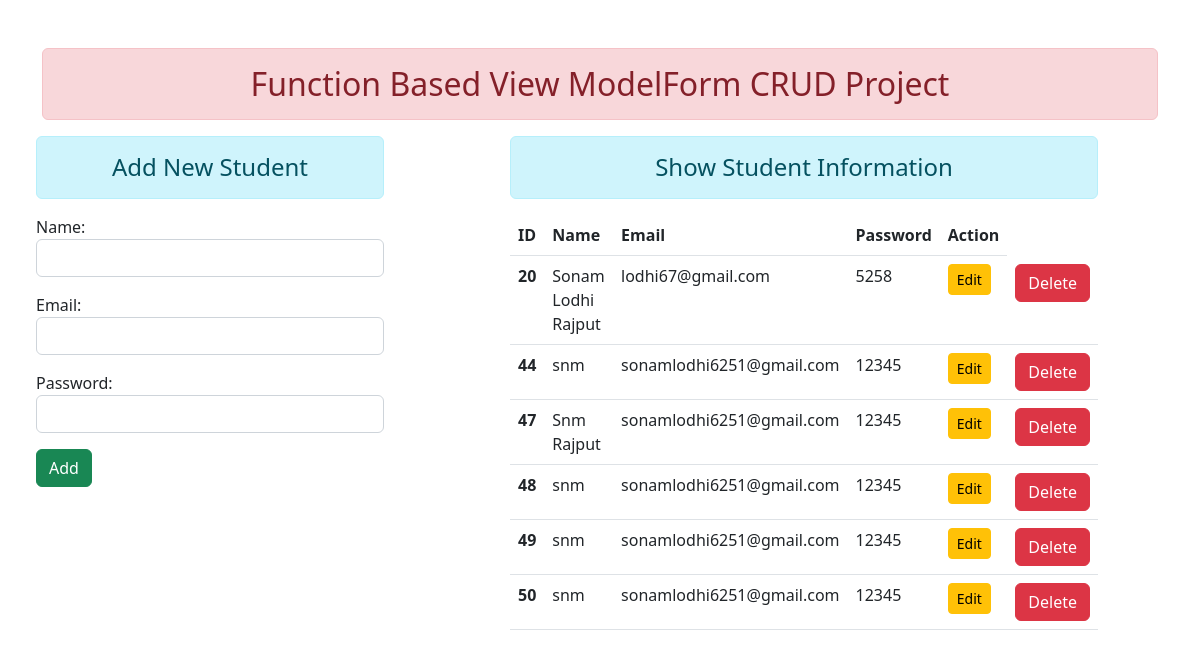
/enroll/add_show/, run on the app's committed database.
### enroll/models.py (models this page shows)
class User(models.Model):
    name = models.CharField(max_length=255)
    email = models.EmailField(max_length=255)
    password = models.CharField(max_length=100)

### enroll/views.py (the view)
# urls.py: path('add_show/', views.add_show, name='addshow'),
def add_show(request):
    if request.method=='POST':
        fm = StudentRegistration(request.POST)
        if fm.is_valid():
            nm = fm.cleaned_data['name']
            em = fm.cleaned_data['email']
            pw = fm.cleaned_data['password']
            reg = User(name=nm, email=em, password=pw)
            reg.save()
            fm = StudentRegistration()
    else:
        fm = StudentRegistration()
    stud = User.objects.all()
    return render(request, 'enroll/addandshow.html', {'forms':fm, 'stu':stud})

### enroll/forms.py
class StudentRegistration(forms.ModelForm):
    class Meta:
        model = User
        fields = ['name', 'email', 'password']
        widgets = {
            'password' : forms.PasswordInput(render_value=True, attrs={'class':'form-control'}),
            'name' : forms.TextInput(attrs={'class':'form-control'}),
            'email' : forms.EmailInput(attrs={'class':'form-control'}),
        }

### enroll/templates/enroll/addandshow.html (shortened to what this page needs)
{% extends "enroll/base.html" %} {% block content %}
<div class="row">
  <div class="col-sm-4 ps-5">
    <h4 class="text-center alert alert-info text-center">Add New Student</h4>
      <form action="" method="POST">
         {{forms.as_p}}
        <input type="submit" value="Add" class="btn btn-success" />
      </form>
  </div>
  <div class="col-sm-6 offset-1">
    <h4 class="text-center alert alert-info">Show Student Information</h4>
    {% if stu %}
    <table class="table table-hover">
      <thead>
        <tr>
          <th scope="col">ID</th>
          <th scope="col">Name</th>
          <th scope="col">Email</th>
          <th scope="col">Password</th>
          <th scope="col">Action</th>
        </tr>
      </thead>
      <tbody>
        {% for st in stu %}
        <tr>
          <th scope="row">{{st.id}}</th>
          <td>{{st.name}}</td>
          <td>{{st.email}}</td>
          <td>{{st.password}}</td>
          <td><a href="{% url 'updatedata' st.id %}" class="btn btn-warning btn-sm">Edit</a></td>
          <td>
          <form action="{% url 'deletedata' st.id %}" method="POST" class="d-inline" >
            <input type="Submit" value="Delete" class="btn btn-danger">
          </form>
        </td>
        </tr>
        {% endfor %}
      </tbody>
    </table>
    {% else %}
    <h4 class="text-center alert alert-warning">No Records</h4>
    {% endif %}
  </div>
</div>
{% endblock content %}

### enroll/templates/enroll/base.html (shortened to what this page needs)
<!DOCTYPE html>
{% load static %}
<html lang="en">
<head>
    <link rel="stylesheet" href="{% static 'enroll/css/bootstrap.css' %}">
</head>
<body>
 <div class="container mt-5">
    <h2 class="text-center alert alert-danger">Function Based View ModelForm CRUD Project</h2>
 </div>
 {% block content %} {% endblock content %}
</body>
</html>

### data on the page
User: id "20", name "Sonam Lodhi Rajput", email "lodhi67@gmail.com", password "5258"
User: id "44", name "snm", email "sonamlodhi6251@gmail.com", password "12345"
User: id "47", name "Snm Rajput", email "sonamlodhi6251@gmail.com", password "12345"
User: id "48", name "snm", email "sonamlodhi6251@gmail.com", password "12345"
User: id "49", name "snm", email "sonamlodhi6251@gmail.com", password "12345"
User: id "50", name "snm", email "sonamlodhi6251@gmail.com", password "12345"
